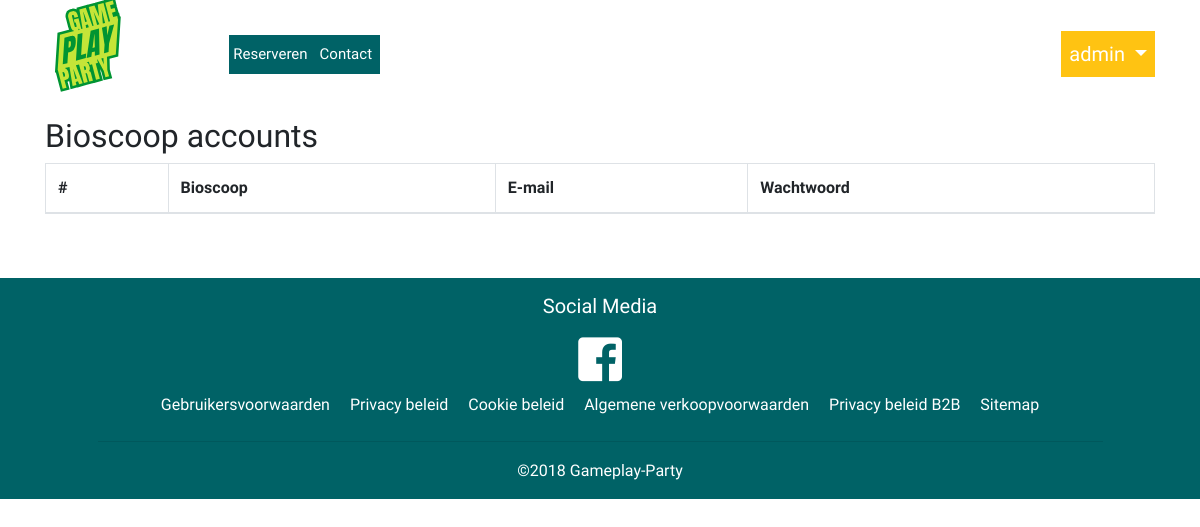
/school/Gameplay-Party/admin/accountBeheer/ (signed in), run on an earlier commit of the app's database.
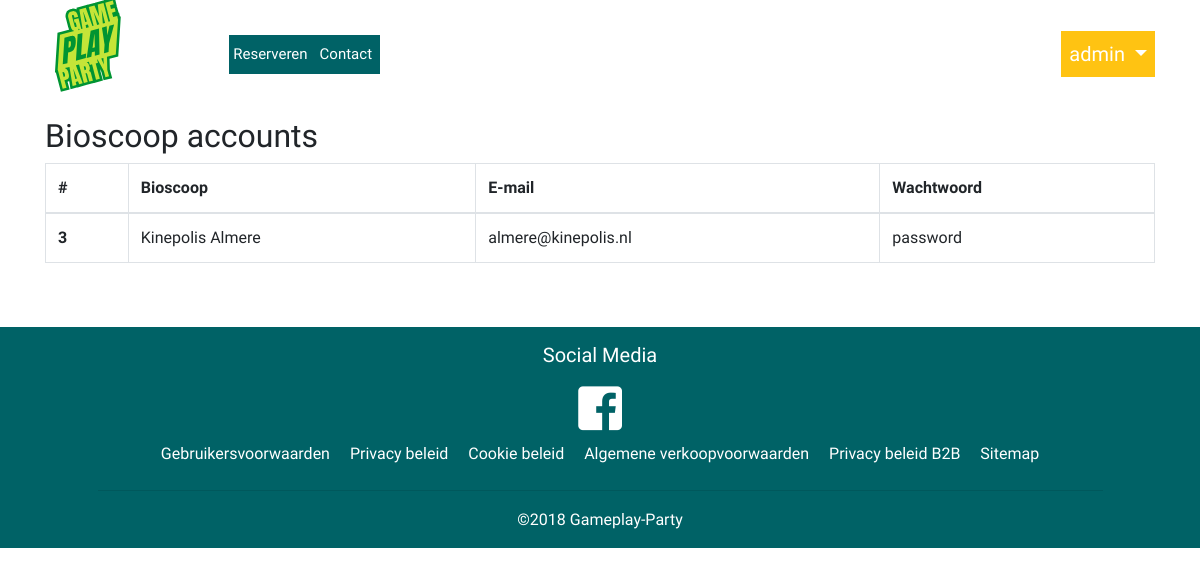
And on a later commit of the database.
### tables this page shows
CREATE TABLE `users` (
  `user_id` int(11) NOT NULL,
  `role_id` int(11) NOT NULL,
  `user_name` varchar(50) NOT NULL,
  `email` varchar(50) NOT NULL,
  `password` varchar(255) NOT NULL
);

### core/Load.php (called while the page is built)
<?php
  class Load {
    public static function view($file, $vars = array())
    {
      extract($vars);
      $check = explode(",", $file);
      if(!isset($check[1]))
      {
        $file .= ".php";
      }
      require_once APP_PATH."views/assets/header.php";
      require_once APP_PATH."views/".$file;
      require_once APP_PATH."views/assets/footer.php";
    }
  }

### app/controllers/Admin.php (called while the page is built, shortened)
<?php
class Admin extends Controller
{
    public function __construct()
    {
        $this->model = new Admin_model;
    }
    public function accountBeheer()
    {
        $cinemaQuery = "SELECT * FROM users WHERE role_id = 1";;
        $data["cinemaUsers"] = $this->model->getContent($cinemaQuery);
        Load::view("accountBeheer", $data);
    }
}

### core/Router.php (called while the page is built, shortened)
<?php
class Router
{
    public function __construct()
    {
        $this->determineDestination($this->getUri());
    }
    private function getUri()
    {
        $url = $_SERVER["REQUEST_URI"];
        $uri = explode("/", $url);
        return $uri;
    }
    private function sendToDestination($className, $method, $params)
    {
        $obj = new $className;
        die(call_user_func_array(array($obj, $method), $params));
    }
    private function determineDestination($uri = "")
    {
        if (isset($uri[3]) && $uri[3] != "") {
            if (class_exists($uri[3])) {
                $className = $uri[3];
            } else {
                $className = DEFAULT_CONTROLLER;
            }
        } else {
            $className = DEFAULT_CONTROLLER;
        }
        if (isset($uri[4]) && $uri[4] != "") {
            if (method_exists($className, $uri[4])) {
                $method = $uri[4];
            } else {
                $method = DEFAULT_METHOD;
            }
        } else {
            $className = DEFAULT_CONTROLLER;
            $method = DEFAULT_METHOD;
        }
        $params = array_slice($uri, 5);
        $this->sendToDestination($className, $method, $params);
    }
}

### index.php (called while the page is built, shortened)
<?php
new Router();

### core/Database.php (called while the page is built, shortened)
<?php
class Database extends Controller
{
    function __construct()
    {
        try {
            $this->conn = new PDO(DB_DSN, DB_USER, DB_PASS);
            $this->conn->setAttribute(PDO::ATTR_ERRMODE, PDO::ERRMODE_EXCEPTION);
            return $this->conn;
        } catch (PDOException $e) {
            echo $e->getMessage();
        }
    }
    public function getAll($sql)
    {
        $stmt = $this->conn->prepare($sql);
        $stmt->execute();
        $read = $stmt->fetchAll(PDO::FETCH_ASSOC);
        return $read;
    }
}

### app/models/Admin_model.php (called while the page is built, shortened)
<?php
class Admin_model
{
    public function __construct()
    {
        $this->db = new Database;
    }
    public function getContent($query)
    {
        $data = $this->db->getAll($query);
        return $data;
    }
}

### app/views/accountBeheer.php (the view)
<div class="container">
  <h2>Bioscoop accounts</h2>
  <div class="table-responsive">
    <table class="table table-bordered">
      <thead>
        <tr>
          <th scope="col">#</th>
          <th scope="col">Bioscoop</th>
          <th scope="col">E-mail</th>
          <th scope="col">Wachtwoord</th>
        </tr>
      </thead>
      <tbody>
        <?php foreach($cinemaUsers as $cinemaUser): ?>
          <tr>
            <th scope="row"><?= $cinemaUser["user_id"]; ?></th>
            <td><?= substr($cinemaUser["user_name"], 0 ,40); ?></td>
            <td><?= substr($cinemaUser["email"], 0 ,40); ?></td>
            <td class="cinemaPassword"><?= substr($cinemaUser["password"], 0 ,40); ?></td>
          </tr>
        <?php endforeach; ?>
      </tbody>
    </table>
  </div>
</div>

### app/views/assets/header.php (shortened to what this page needs)
<!doctype html>
<html lang="en">
<head>
    <link rel="stylesheet" href="https://stackpath.bootstrapcdn.com/bootstrap/4.1.3/css/bootstrap.min.css"
>
    <link rel="stylesheet" href="https://use.fontawesome.com/releases/v5.4.1/css/all.css">
    <link rel="stylesheet" href="<?= ROOT; ?>public/css/style.css">
</head>
<body>
<?php require_once("nav.php"); ?>

### app/views/assets/nav.php (shortened to what this page needs)
<nav class="navbar navbar-expand-lg navbar-light sticky-top mb-2">
    <div class="container">
        <a class="navbar-brand" href="<?= ROOT; ?>">
            <img src="<?= ROOT ?>app/views/images/gpp.svg" class="col-md-8 col-12"
                 style=" margin-top: -20px; margin-left: -13px;" alt="Logo">
        </a>
        <div class="collapse navbar-collapse " id="navbarSupportedContent">
            <ul class="navbar-nav bg-custom mr-auto">
                <li class="nav-item">
                    <a  style="font-size: 15px;" class="nav-link a-white pl-1" href="<?= ROOT; ?>bioscoop/show/">Reserveren</a>
                </li>
                <li class="nav-item">
                    <a  style="font-size: 15px;" class="nav-link a-white pl-1" href="<?= ROOT; ?>contact/form">Contact</a>
                </li>
            </ul>
            <?php
            if (!isset($_SESSION["uid"])):
                ?>
                <ul class="navbar-nav mr-right bg-custom">
                    <li class="nav-item">
                        <a  style="font-size: 15px;" class="nav-link  a-white pl-1" href="<?= ROOT; ?>user/login/">Login</a>
                    </li>
                </ul>
            <?php elseif ($_SESSION["uid"]["role_id"] == 3):  ?>
                <ul class="navbar-nav mr-right  bg-orange">
                    <li class="nav-item dropdown">
                        <a class="nav-link dropdown-toggle a-white" href="#" id="navbarDropdown" role="button"
                           data-toggle="dropdown" aria-haspopup="true" aria-expanded="false">
                            <?= $_SESSION["uid"]["user_name"]; ?>
                        </a>
                    </li>
                </ul>
            <?php endif; ?>
        </div>
    </div>
</nav>

### app/views/assets/footer.php (shortened to what this page needs)
<footer class="footer bg-custom text-black mt-5">
    <div class="container-fluid py-3">
        <div class="row">
            <h5 class="col-md-12 text-center text-white">
                Social Media
            </h5>
            <div class="col-md-12 text-center mt-2">
                <a href="https://www.facebook.com/Kinepolis.Nederland/" target="_blank" title="Facebook" >
                    <i class="fab fa-facebook-square"></i>
                </a>
            </div>
            <div class="col-md-12 text-center mt-2 ">
                <a href="https://www.autoriteitpersoonsgegevens.nl/" title="Gebruikersvoorwaarden" target="_blank" class="text-white">Gebruikersvoorwaarden</a>
                <a href="https://www.autoriteitpersoonsgegevens.nl/" title="Privacy beleid" target="_blank" class="mx-3 text-white">Privacy beleid</a>
                <a href="https://www.autoriteitpersoonsgegevens.nl/" title="Cookie beleid" target="_blank" class="text-white">Cookie beleid</a>
                <a href="https://www.autoriteitpersoonsgegevens.nl/" title="Algemene verkoopvoorwaarden" target="_blank" class="mx-3 text-white">Algemene verkoopvoorwaarden</a>
                <a href="https://www.autoriteitpersoonsgegevens.nl/" title="Privacy beleid B2B" target="_blank" class="mr-3 text-white">Privacy beleid B2B</a>
                <a href="https://www.autoriteitpersoonsgegevens.nl/" title="Sitemap" target="_blank" class="text-white">Sitemap</a>
            </div>
            <div class="col-md-12 text-center mt-2 text-white">
                <hr class="text-center col-md-10">
                &copy;<?= date("Y"); ?> Gameplay-Party
            </div>
        </div>
    </div>
</footer>
</body>
</html>

### public/css/style.css (style rules this page uses)
* { font-family: 'Quicksand', sans-serif; }
body { overflow-x: hidden; }
.a-white { font-size: 1.25em; color: #fff !important; transition: all 300ms; }
.bg-custom { background: #006266; }
.bg-orange { background: #FFC312; }
.fa-facebook-square { color: #fff; font-size: 50px; }

What changed in the data, as far as the page shows it:
added users: user_id "3", user_name "Kinepolis Almere", email "almere@kinepolis.nl", password "password"
